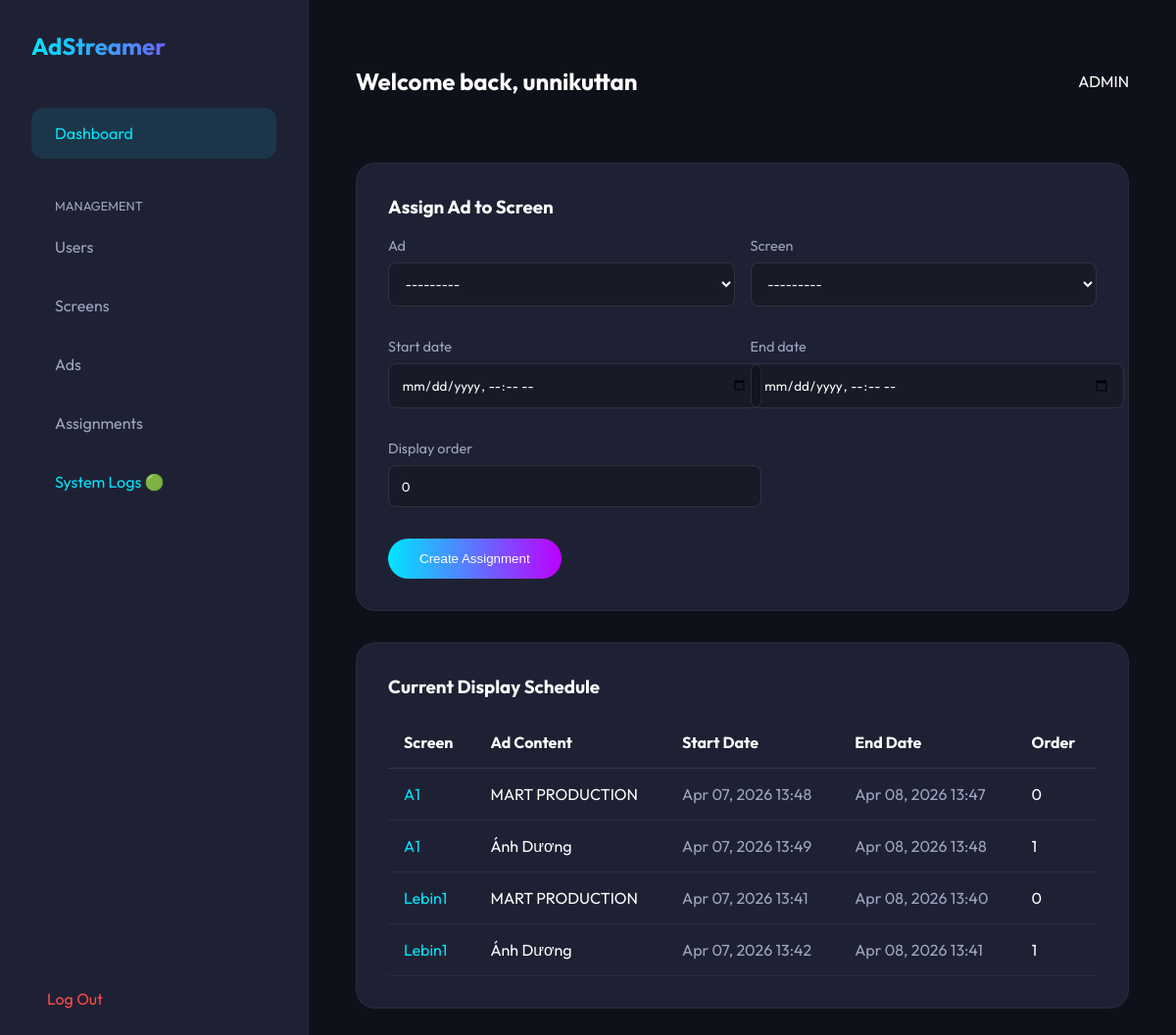
Page /accounts/dashboard/admin/assignments/ (signed in) on the committed database.
### accounts/models.py (models this page shows)
class User(AbstractUser):
    ROLE_CHOICES = (
        ('ADMIN', 'Admin'),
        ('ADVERTISER', 'Advertiser'),
    )
    role = models.CharField(max_length=20, choices=ROLE_CHOICES, default='ADMIN')

### content/models.py (models this page shows, shortened)
class AdAssignment(models.Model):
    ad = models.ForeignKey(Ad, on_delete=models.CASCADE, related_name='assignments')
    screen = models.ForeignKey(Screen, on_delete=models.CASCADE, related_name='ad_assignments')
    start_date = models.DateTimeField()
    end_date = models.DateTimeField()
    display_order = models.PositiveIntegerField(default=0)
    class Meta:
        ordering = ['display_order', 'start_date']

class Ad(models.Model):
    title = models.CharField(max_length=255)
    advertiser = models.ForeignKey(User, on_delete=models.CASCADE, related_name='ads')
    media_file = models.FileField(upload_to='ads/')
    duration = models.PositiveIntegerField(default=10, help_text="Duration in seconds")
    is_active = models.BooleanField(default=True)
    approval_status = models.CharField(max_length=50, choices=(('PENDING', 'Pending'), ('APPROVED', 'Approved'), ('REJECTED', 'Rejected')), default='PENDING')
    created_at = models.DateTimeField(auto_now_add=True)
    def __str__(self):
        return self.title

### displays/models.py (models this page shows, shortened)
class Screen(models.Model):
    name = models.CharField(max_length=255)
    location = models.CharField(max_length=255, blank=True)
    pairing_token = models.UUIDField(default=uuid.uuid4, editable=False, unique=True)
    status = models.CharField(max_length=20, choices=(('ONLINE', 'Online'), ('OFFLINE', 'Offline')), default='OFFLINE')
    last_pinged = models.DateTimeField(null=True, blank=True)
    def __str__(self):
        return f"{self.name} - {self.location}"

### accounts/views.py (the view)
# urls.py: path('dashboard/admin/assignments/', views.admin_assignments, name='admin_assignments'),
@login_required
def admin_assignments(request):
    if request.user.role != 'ADMIN':
        return redirect('dashboard')
    assignments = AdAssignment.objects.all().order_by('screen', 'display_order')
    if request.method == 'POST':
        form = AdAssignmentForm(request.POST)
        if form.is_valid():
            form.save()
            return redirect('admin_assignments')
    else:
        form = AdAssignmentForm()
    return render(request, 'accounts/admin_assignments.html', {'assignments': assignments, 'form': form})

### accounts/forms.py
class AdAssignmentForm(forms.ModelForm):
    class Meta:
        model = AdAssignment
        fields = ['ad', 'screen', 'start_date', 'end_date', 'display_order']
        widgets = {
            'start_date': forms.DateTimeInput(attrs={'type': 'datetime-local'}),
            'end_date': forms.DateTimeInput(attrs={'type': 'datetime-local'}),
        }

### accounts/templates/accounts/admin_assignments.html (shortened to what this page needs)
{% extends 'base.html' %}
{% block content %}
<div class="card" style="margin-bottom: 2rem;">
    <h3 style="margin-top: 0;">Assign Ad to Screen</h3>
    <form method="post">
        <div style="display: grid; grid-template-columns: repeat(auto-fit, minmax(300px, 1fr)); gap: 1rem;">
            {% for field in form %}
                <div>
                    <label style="display:block; color: var(--text-muted); margin-bottom: 0.5rem; font-size: 0.9rem;">{{ field.label }}</label>
                    {{ field }}
                </div>
            {% endfor %}
        </div>
        <button type="submit" class="btn" style="margin-top: 1rem;">Create Assignment</button>
    </form>
</div>
<div class="card">
    <h3 style="margin-top: 0;">Current Display Schedule</h3>
    <div style="overflow-x: auto;">
        <table style="width: 100%; border-collapse: collapse; text-align: left;">
            <thead>
                <tr style="border-bottom: 1px solid rgba(255,255,255,0.1);">
                    <th style="padding: 1rem;">Screen</th>
                    <th style="padding: 1rem;">Ad Content</th>
                    <th style="padding: 1rem;">Start Date</th>
                    <th style="padding: 1rem;">End Date</th>
                    <th style="padding: 1rem;">Order</th>
                </tr>
            </thead>
            <tbody>
                {% for a in assignments %}
                <tr style="border-bottom: 1px solid rgba(255,255,255,0.05);">
                    <td style="padding: 1rem; color: var(--primary);">{{ a.screen.name }}</td>
                    <td style="padding: 1rem;">{{ a.ad.title }}</td>
                    <td style="padding: 1rem; color: var(--text-muted);">{{ a.start_date|date:"M d, Y H:i" }}</td>
                    <td style="padding: 1rem; color: var(--text-muted);">{{ a.end_date|date:"M d, Y H:i" }}</td>
                    <td style="padding: 1rem;">{{ a.display_order }}</td>
                </tr>
                {% empty %}
                <tr>
                    <td colspan="5" style="padding: 1rem; text-align: center; color: var(--text-muted);">No assignments scheduled yet.</td>
                </tr>
                {% endfor %}
            </tbody>
        </table>
    </div>
</div>
{% endblock %}

### accounts/templates/base.html (shortened to what this page needs)
<!DOCTYPE html>
<html lang="en">
<head>
</head>
<body>
    <div class="sidebar">
        <a href="/" class="logo">AdStreamer</a>
        <a href="/" class="nav-link active">Dashboard</a>
        {% if request.user.role == 'ADMIN' %}
        <div style="margin-top: 2rem; color: var(--text-muted); font-size: 0.8rem; text-transform: uppercase; padding: 0 1.5rem; margin-bottom: 0.5rem;">Management</div>
        <a href="{% url 'admin_users' %}" class="nav-link">Users</a>
        <a href="{% url 'admin_screens' %}" class="nav-link">Screens</a>
        <a href="{% url 'admin_ads' %}" class="nav-link">Ads</a>
        <a href="{% url 'admin_assignments' %}" class="nav-link">Assignments</a>
        <a href="{% url 'admin_system_logs' %}" class="nav-link" style="color: var(--primary);">System Logs 🟢</a>
        {% endif %}{% block sidebar_extra %}{% endblock %}
        <a href="{% url 'logout' %}" class="logout-btn">Log Out</a>
    </div>
    <div class="main-content">
        <div class="header-top">
            <h2>Welcome back, {{ request.user.username }}</h2>
            <div class="user-role">{{ request.user.role }}</div>
        </div>
        {% block content %}{% endblock %}
    </div>
</body>
</html>

### accounts/templates/base.html (style rules this page uses)
:root { --bg: #0f111a; --surface: #1e2133; --surface-hover: #2a2d42; --primary: #00e5ff; --secondary: #bd00ff; --text: #ffffff; --text-muted: #a0a4c0; }
body { background-color: var(--bg); color: var(--text); font-family: 'Outfit', sans-serif; margin: 0; display: flex; min-height: 100vh; }
.sidebar { width: 250px; background: var(--surface); padding: 2rem; display: flex; flex-direction: column; border-right: 1px solid rgba(255,255,255,0.05); }
.logo { font-size: 1.5rem; font-weight: 700; background: linear-gradient(90deg, var(--primary), var(--secondary)); background-clip: text; -webkit-background-clip: text; -webkit-text-fill-color: transparent; margin-bottom: 3rem; display: block; text-decoration: none; }
.nav-link { padding: 1rem 1.5rem; color: var(--text-muted); text-decoration: none; border-radius: 12px; margin-bottom: 0.5rem; transition: all 0.3s ease; }
.nav-link:hover, .nav-link.active { background: rgba(0, 229, 255, 0.1); color: var(--primary); }
.main-content { flex: 1; padding: 3rem; overflow-y: auto; }
.header-top { display: flex; justify-content: space-between; align-items: center; margin-bottom: 3rem; }
.card { background: var(--surface); border-radius: 20px; padding: 2rem; border: 1px solid rgba(255,255,255,0.05); transition: transform 0.3s ease, box-shadow 0.3s ease; }
.btn { background: linear-gradient(90deg, var(--primary), var(--secondary)); color: white; padding: 0.8rem 2rem; border-radius: 30px; text-decoration: none; font-weight: 500; border: none; cursor: pointer; transition: opacity 0.3s ease; }
.logout-btn { margin-top: auto; color: #ff4b4b; text-decoration: none; padding: 1rem; border-radius: 12px; transition: background 0.3s; }

### accounts/templates/accounts/admin_assignments.html (style rules this page uses)
input, select { width: 100%; padding: 0.8rem; background: rgba(0,0,0,0.2); border: 1px solid rgba(255,255,255,0.1); border-radius: 8px; color: white; font-family: inherit; margin-bottom: 1rem; }

### rows in the picture
User: user.username "unnikuttan", user.role "ADMIN"
AdAssignment: screen.name "A1", ad "MART PRODUCTION", start_date "Apr 07, 2026 13:48", end_date "Apr 08, 2026 13:47", display_order "0"
AdAssignment: screen.name "A1", ad "Ánh Dương", start_date "Apr 07, 2026 13:49", end_date "Apr 08, 2026 13:48", display_order "1"
AdAssignment: screen.name "Lebin1", ad "MART PRODUCTION", start_date "Apr 07, 2026 13:41", end_date "Apr 08, 2026 13:40", display_order "0"
AdAssignment: screen.name "Lebin1", ad "Ánh Dương", start_date "Apr 07, 2026 13:42", end_date "Apr 08, 2026 13:41", display_order "1"

### other values in the picture
{{ field.label }} "Ad" "Screen" "Start date" "End date" "Display order"
